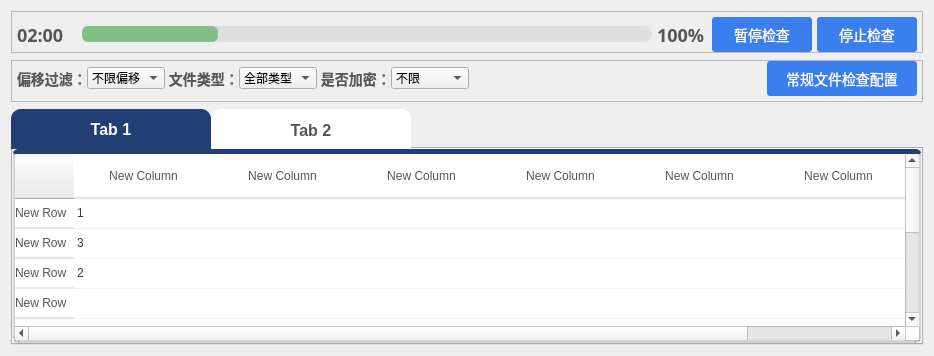
        <widget class="QWidget" name="page_2">
         <layout class="QVBoxLayout" name="verticalLayout_12">
          <property name="spacing">
           <number>7</number>
          </property>
          <item>
           <widget class="QFrame" name="frame_progress_2">
            <property name="minimumSize">
             <size>
              <width>0</width>
              <height>0</height>
             </size>
            </property>
            <property name="frameShape">
             <enum>QFrame::StyledPanel</enum>
            </property>
            <property name="frameShadow">
             <enum>QFrame::Raised</enum>
            </property>
            <layout class="QHBoxLayout" name="horizontalLayout_10">
             <property name="spacing">
              <number>5</number>
             </property>
             <property name="leftMargin">
              <number>5</number>
             </property>
             <property name="topMargin">
              <number>5</number>
             </property>
             <property name="rightMargin">
              <number>5</number>
             </property>
             <property name="bottomMargin">
              <number>0</number>
             </property>
             <item>
              <widget class="QLabel" name="label_progress_time_2">
               <property name="sizePolicy">
                <sizepolicy hsizetype="Fixed" vsizetype="Preferred">
                 <horstretch>0</horstretch>
                 <verstretch>0</verstretch>
                </sizepolicy>
               </property>
               <property name="minimumSize">
                <size>
                 <width>60</width>
                 <height>0</height>
                </size>
               </property>
               <property name="maximumSize">
                <size>
                 <width>16777215</width>
                 <height>16777215</height>
                </size>
               </property>
               <property name="styleSheet">
                <string notr="true">font-family: Metropolis;
font-size: 18px;
line-height: 28px;
font-weight: 800;

color: #565656;</string>
               </property>
               <property name="text">
                <string>02:00</string>
               </property>
              </widget>
             </item>
             <item>
              <widget class="QProgressBar" name="progressBar_2">
               <property name="minimumSize">
                <size>
                 <width>0</width>
                 <height>15</height>
                </size>
               </property>
               <property name="styleSheet">
                <string notr="true">QProgressBar{

background-color: #DEDEDE; 
height:12px;
border-radius: 8px;



}


QProgressBar::chunk{
background-color: #83C088; 
border-radius: 6px;

}

 </string>
               </property>
               <property name="value">
                <number>24</number>
               </property>
               <property name="textVisible">
                <bool>false</bool>
               </property>
              </widget>
             </item>
             <item>
              <widget class="QLabel" name="label_35">
               <property name="minimumSize">
                <size>
                 <width>50</width>
                 <height>0</height>
                </size>
               </property>
               <property name="styleSheet">
                <string notr="true">font-family: Metropolis;
font-size: 18px;
line-height: 28px;
font-weight: 800;

color: #565656;</string>
               </property>
               <property name="text">
                <string>100%</string>
               </property>
              </widget>
             </item>
             <item>
              <widget class="QPushButton" name="pushButton_pause_2">
               <property name="minimumSize">
                <size>
                 <width>100</width>
                 <height>35</height>
                </size>
               </property>
               <property name="styleSheet">
                <string notr="true">background: #3A7FED;
font-family: PingFang SC;
font-style: normal;
font-weight: normal;
font-size: 14px;
line-height: 20px;
border-radius: 3px;

color: #FFFFFF;</string>
               </property>
               <property name="text">
                <string>暂停检查</string>
               </property>
              </widget>
             </item>
             <item>
              <widget class="QPushButton" name="pushButton_stop_2">
               <property name="minimumSize">
                <size>
                 <width>100</width>
                 <height>35</height>
                </size>
               </property>
               <property name="styleSheet">
                <string notr="true">background: #3A7FED;
font-family: PingFang SC;
font-style: normal;
font-weight: normal;
font-size: 14px;
line-height: 20px;
border-radius: 3px;

color: #FFFFFF;</string>
               </property>
               <property name="text">
                <string>停止检查</string>
               </property>
              </widget>
             </item>
            </layout>
           </widget>
          </item>
          <item>
           <widget class="QFrame" name="frame_3">
            <property name="frameShape">
             <enum>QFrame::StyledPanel</enum>
            </property>
            <property name="frameShadow">
             <enum>QFrame::Raised</enum>
            </property>
            <layout class="QHBoxLayout" name="horizontalLayout_11">
             <property name="spacing">
              <number>0</number>
             </property>
             <property name="leftMargin">
              <number>5</number>
             </property>
             <property name="topMargin">
              <number>0</number>
             </property>
             <property name="rightMargin">
              <number>5</number>
             </property>
             <property name="bottomMargin">
              <number>5</number>
             </property>
             <item>
              <widget class="QLabel" name="label_36">
               <property name="styleSheet">
                <string notr="true">
font-size: 14px;
line-height: 28px;
font-weight: 800;

color: #565656;</string>
               </property>
               <property name="text">
                <string>偏移过滤：</string>
               </property>
              </widget>
             </item>
             <item>
              <widget class="QComboBox" name="comboBox">
               <property name="styleSheet">
                <string notr="true">QQComboBox QAbstractItemView
{
border: 1px solid rgb(161,161,161);
}
 
QComboBox QAbstractItemView::item
{
height: 24px;
color: rgb(255, 255, 255);
background-color: rgb(0, 195, 255);
}
 
QComboBox QAbstractItemView::item:selected
{	
background-color:rgb(22, 37, 124);
}</string>
               </property>
               <item>
                <property name="text">
                 <string>不限偏移</string>
                </property>
               </item>
               <item>
                <property name="text">
                 <string>精准</string>
                </property>
               </item>
               <item>
                <property name="text">
                 <string>标题</string>
                </property>
               </item>
               <item>
                <property name="text">
                 <string>概要</string>
                </property>
               </item>
              </widget>
             </item>
             <item>
              <widget class="QLabel" name="label_37">
               <property name="styleSheet">
                <string notr="true">font-size: 14px;
line-height: 28px;
font-weight: 800;

color: #565656;</string>
               </property>
               <property name="text">
                <string> 文件类型：</string>
               </property>
              </widget>
             </item>
             <item>
              <widget class="QComboBox" name="comboBox_2">
               <item>
                <property name="text">
                 <string>全部类型</string>
                </property>
               </item>
               <item>
                <property name="text">
                 <string>文档</string>
                </property>
               </item>
               <item>
                <property name="text">
                 <string>压缩包</string>
                </property>
               </item>
              </widget>
             </item>
             <item>
              <widget class="QLabel" name="label_38">
               <property name="styleSheet">
                <string notr="true">font-size: 14px;
line-height: 28px;
font-weight: 800;

color: #565656;</string>
               </property>
               <property name="text">
                <string> 是否加密：</string>
               </property>
              </widget>
             </item>
             <item>
              <widget class="QComboBox" name="comboBox_3">
               <item>
                <property name="text">
                 <string>不限</string>
                </property>
               </item>
               <item>
                <property name="text">
                 <string>加密文件</string>
                </property>
               </item>
               <item>
                <property name="text">
                 <string>所有文件</string>
                </property>
               </item>
              </widget>
             </item>
             <item>
              <spacer name="horizontalSpacer_5">
               <property name="orientation">
                <enum>Qt::Horizontal</enum>
               </property>
               <property name="sizeHint" stdset="0">
                <size>
                 <width>298</width>
                 <height>20</height>
                </size>
               </property>
              </spacer>
             </item>
             <item>
              <widget class="QPushButton" name="pushButton">
               <property name="minimumSize">
                <size>
                 <width>150</width>
                 <height>35</height>
                </size>
               </property>
               <property name="styleSheet">
                <string notr="true">background: #3A7FED;
font-family: PingFang SC;
font-style: normal;
font-weight: normal;
font-size: 14px;
line-height: 20px;
border-radius: 3px;

color: #FFFFFF;</string>
               </property>
               <property name="text">
                <string>常规文件检查配置</string>
               </property>
              </widget>
             </item>
            </layout>
           </widget>
          </item>
          <item>
           <widget class="QTabWidget" name="tabWidget">
            <property name="cursor">
             <cursorShape>ArrowCursor</cursorShape>
            </property>
            <property name="styleSheet">
             <string notr="true">QTabWidget::pane { /* The tab widget frame */
    top: -0.01em;
}
 
QTabWidget::tab-bar {
    alignment: left;
	left: 2em;
}


QTabBar::tab {
	border-top-left-radius: 10px;border-top-right-radius: 10px;
    background-color: #4094da;
    font: bold 12px 'Arial';
    color: white;
    height:40px;
	width:200px;
	font-style: normal;
	font-weight: 600;
	font-size: 16px;
	line-height: 22px;
}
QTabBar::tab:selected {
    color: white;
	background: #213E75;
 }

QTabBar::tab:!selected {
    background-color: white;
	color: #565656;;
}
</string>
            </property>
            <property name="currentIndex">
             <number>0</number>
            </property>
            <widget class="QWidget" name="tab">
             <property name="styleSheet">
              <string notr="true"/>
             </property>
             <attribute name="title">
              <string>Tab 1</string>
             </attribute>
             <layout class="QVBoxLayout" name="verticalLayout_13">
              <property name="spacing">
               <number>0</number>
              </property>
              <property name="leftMargin">
               <number>0</number>
              </property>
              <property name="topMargin">
               <number>0</number>
              </property>
              <property name="rightMargin">
               <number>0</number>
              </property>
              <property name="bottomMargin">
               <number>0</number>
              </property>
              <item>
               <widget class="QTableWidget" name="tableWidget">
                <property name="statusTip">
                 <string/>
                </property>
                <property name="styleSheet">
                 <string notr="true">        QTableView
{
    background-color: #FFFFFF;
    alternate-background-color:#e3edf9;
    font:14px &quot;微软雅黑&quot;;
    color:#677483;
    gridline-color: #ccddf0;  

border: 2px solid rgba(41, 43, 49, 0.2);
border-top: 5px solid #213E75;
border-bottom: 3px solid rgba(41, 43, 49, 0.2);

border-radius:5px

}
 
QTableView::item
{  
    font:20px &quot;微软雅黑&quot;;
    color:#29414E; 
	border:0px;   
	border-bottom: 1px solid rgba(0, 0, 0, 0.05);
}
 
QTableView::item:selected
{  
    color:green;
}
 
QHeaderView::section { 
    color: #565656;;
    font:bold 14px &quot;微软雅黑&quot;;
    text-align:right;
    height:43px;
	
	border:0px;

	border-bottom: 2px solid rgba(0, 0, 0, 0.1);

	background: #FFFFFF;

    border-left:none;
}
 
// border-left:none;防止中间表头的border重叠
QHeaderView::section:first
{
    border-left:1px solid #8faac9;
border-radius: 3px;
}</string>
                </property>
                <property name="lineWidth">
                 <number>0</number>
                </property>
                <property name="autoScroll">
                 <bool>true</bool>
                </property>
                <property name="autoScrollMargin">
                 <number>3</number>
                </property>
                <property name="textElideMode">
                 <enum>Qt::ElideMiddle</enum>
                </property>
                <property name="showGrid">
                 <bool>false</bool>
                </property>
                <property name="sortingEnabled">
                 <bool>true</bool>
                </property>
                <property name="wordWrap">
                 <bool>true</bool>
                </property>
                <attribute name="horizontalHeaderCascadingSectionResizes">
                 <bool>true</bool>
                </attribute>
                <attribute name="horizontalHeaderDefaultSectionSize">
                 <number>139</number>
                </attribute>
                <attribute name="horizontalHeaderHighlightSections">
                 <bool>true</bool>
                </attribute>
                <attribute name="horizontalHeaderStretchLastSection">
                 <bool>true</bool>
                </attribute>
                <attribute name="verticalHeaderVisible">
                 <bool>true</bool>
                </attribute>
                <attribute name="verticalHeaderShowSortIndicator" stdset="0">
                 <bool>false</bool>
                </attribute>
                <attribute name="verticalHeaderStretchLastSection">
                 <bool>false</bool>
                </attribute>
                <row>
                 <property name="text">
                  <string>New Row</string>
                 </property>
                </row>
                <row>
                 <property name="text">
                  <string>New Row</string>
                 </property>
                </row>
                <row>
                 <property name="text">
                  <string>New Row</string>
                 </property>
                </row>
                <row>
                 <property name="text">
                  <string>New Row</string>
                 </property>
                </row>
                <row>
                 <property name="text">
                  <string>New Row</string>
                 </property>
                </row>
                <row>
                 <property name="text">
                  <string>New Row</string>
                 </property>
                </row>
                <row>
                 <property name="text">
                  <string>New Row</string>
                 </property>
                </row>
                <row>
                 <property name="text">
                  <string>New Row</string>
                 </property>
                </row>
                <row>
                 <property name="text">
                  <string>New Row</string>
                 </property>
                </row>
                <column>
                 <property name="text">
                  <string>New Column</string>
                 </property>
                </column>
                <column>
                 <property name="text">
                  <string>New Column</string>
                 </property>
                </column>
                <column>
                 <property name="text">
                  <string>New Column</string>
                 </property>
                </column>
                <column>
                 <property name="text">
                  <string>New Column</string>
                 </property>
                </column>
                <column>
                 <property name="text">
                  <string>New Column</string>
                 </property>
                </column>
                <column>
                 <property name="text">
                  <string>New Column</string>
                 </property>
                </column>
                <item row="0" column="0">
                 <property name="text">
                  <string>1</string>
                 </property>
                </item>
                <item row="1" column="0">
                 <property name="text">
                  <string>3</string>
                 </property>
                 <property name="foreground">
                  <brush brushstyle="SolidPattern">
                   <color alpha="255">
                    <red>0</red>
                    <green>0</green>
                    <blue>0</blue>
                   </color>
                  </brush>
                 </property>
                </item>
                <item row="2" column="0">
                 <property name="text">
                  <string>2</string>
                 </property>
                </item>
               </widget>
              </item>
             </layout>
            </widget>
            <widget class="QWidget" name="tab_2">
             <attribute name="title">
              <string>Tab 2</string>
             </attribute>
            </widget>
           </widget>
          </item>
         </layout>
        </widget>
